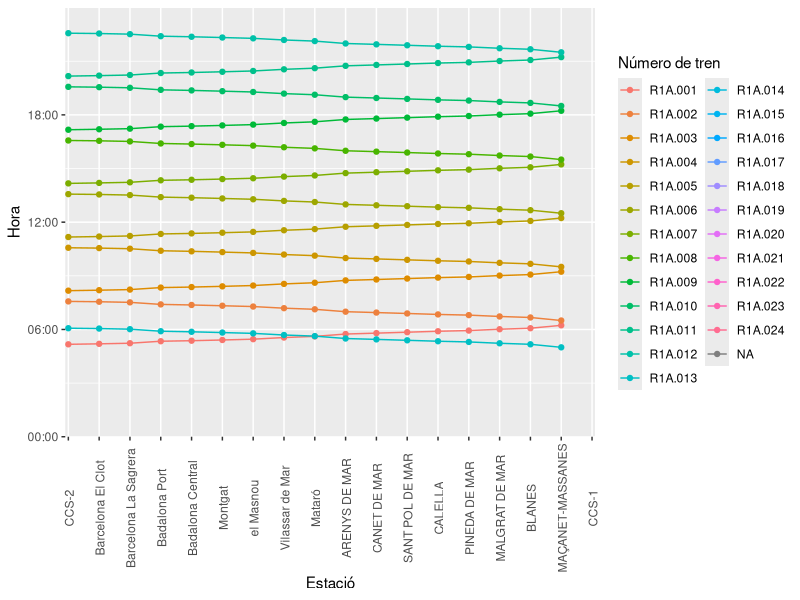

The R source for this figure:
## ---- chunk 1
knitr::opts_chunk$set(echo = TRUE)
library(tidyverse)
library(readxl)
library(here)
library(openxlsx)
## ---- chunk 2
CTC1S1 <- read_xlsx(here("dades","1S1.xlsx"))
CTC1S1_h <- read_xlsx(here("dades","1S1.xlsx"))|>
  mutate( departure = format(departure, "%H:%M"))
## ---- chunk 3
malla_CTC1S1 <- ggplot(data = CTC1S1, aes(x = station, y = departure, group = train_number)) +
  geom_line(
    aes(colour = train_number)) +
  theme(
    axis.text.x = element_text(angle=90,vjust =0.6)) +
  coord_cartesian(expand = FALSE, xlim = c(0.9, 18.1), ylim = c(ymd_hms("1899-12-31 00:00:00"),ymd_hms("1899-12-31 23:59:59"))) +
  labs(
    x = "Estació",
    y = "Hora",
    colour = "Número de tren") +
  scale_x_discrete(limits=CTC1S1$station) +
  scale_y_datetime(date_label = "%H:%M") +
  geom_point(
    aes(colour = train_number))
  ## Per tenir bé l'eix x cal posar tots els punts en ordre al principi sense dades
## ---- chunk 4
ggsave(here("malles", "CTC1S1.jpg"), plot = malla_CTC1S1, dpi = 300,  width = 20, height = 80, units = "cm") ##This saves last graph run

## Canviar plot per el que vull generar. Esborrar anterior abans de generar
## ---- chunk 5
Malgrat_de_mar_horari <- CTC1S1_h %>%
  filter(station == "MALGRAT DE MAR") %>%
  arrange(departure)
## Cal fer servir l'objecte amb _h per eliminar el 1899
## ---- chunk 6
R1A_001_horari <- CTC1S1_h %>%
  filter(train_number == "R1A.001") %>%
  arrange(departure)
## Cal fer servir l'objecte amb _h per eliminar el 1899
## ---- chunk 7
write.xlsx(Malgrat_de_mar_horari,here("horaris_generats","Malgrat_de_mar_horari.xlsx"),colNames = TRUE)
